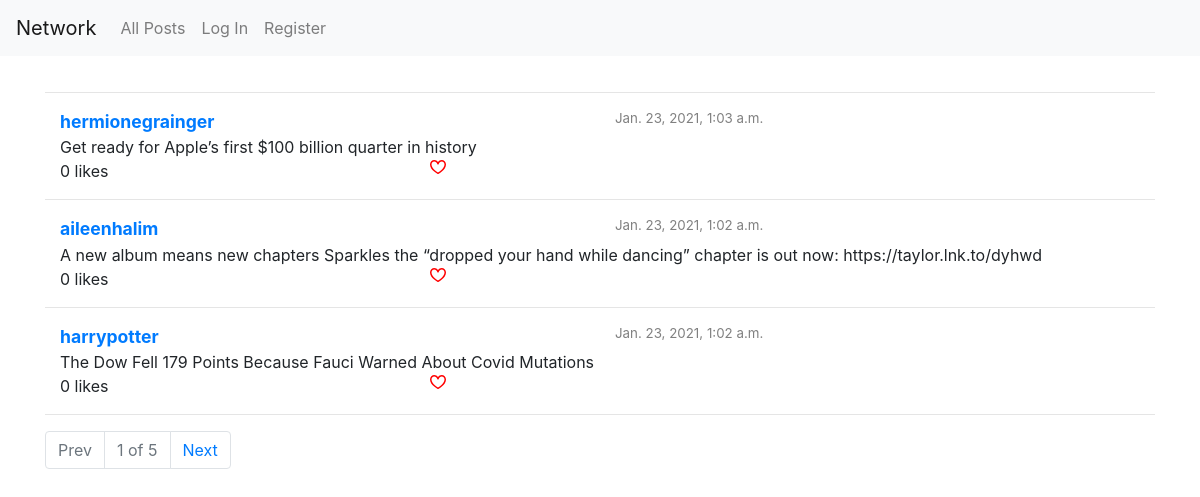
The page / on the database its author committed.
### network/models.py (models this page shows, shortened)
class Post(models.Model):
    user = models.ForeignKey(User, on_delete=models.CASCADE)
    post_content = models.TextField(max_length=280)
    likes = models.ManyToManyField(User, blank=True, related_name='user_likes')
    created_timestamp = models.DateTimeField(auto_now_add=True)
    edited_timestamp = models.DateTimeField(auto_now=True)

class User(AbstractUser):
    following = models.ManyToManyField('self', blank=True, related_name='followers', symmetrical=False)

### network/views.py (the view)
# urls.py: path("", views.index, name="index"),
def index(request):
    if request.method == 'POST' and request.user.is_authenticated:
        p = PostForm(request.POST)
        if p.is_valid():
            r = Post(user = request.user, post_content = p.cleaned_data['post_content'])
            r.save()
            return HttpResponseRedirect(reverse("index"))
    posts = Post.objects.order_by('-created_timestamp')
    duration_dict = {}
    for post in posts:
        duration_dict[post.id] = duration(post.edited_timestamp)
    form = PostForm()
    p = paginate_post(posts, request.GET.get('pg'))
    return render(request, "network/index.html", {
        'form': form,
        'posts': p['posts_paginated'].page(p['pg']),
        'durations': duration_dict,
        'p': p,
    })

### network/helpers.py (called while the page is built)
def paginate_post(posts, pg):
    posts_paginated = Paginator(posts,3)
    if pg == None:
        pg = 1
    else:
        pg = int(pg)
    pg_prev = None
    pg_next = None
    if posts_paginated.page(pg).has_previous():
        pg_prev = pg - 1
    if posts_paginated.page(pg).has_next():
        pg_next = pg + 1
    return {
        'posts_paginated': posts_paginated,
        'pg': pg,
        'pg_prev': pg_prev,
        'pg_next': pg_next,
        'pg_index': f'{pg} of {posts_paginated.num_pages}',
    }

### network/templates/network/index.html (shortened to what this page needs)
{% extends "network/layout.html" %}
{% load static %}
{% block body %}
    <div class="container">
        <div style="padding: 10px;"></div>
        <hr>
        {% for post in posts %}
            <div class="container">
                <div class="row">
                    <div class="col allPostUsername"><a href="{% url 'user' post.user.username %}">{{ post.user.username }}</a></div>
                    <div class="col allPostTimestamp">{{ post.created_timestamp }}</div>
                </div>
                <div class="row" id="content_row{{post.id}}">
                    <div class="col" id="post{{post.id}}">{{ post.post_content }}</div>
                </div>
                <div class="row">
                    <div class="col" id="likes_count">{{ post.likes.all.count}} likes</div>
                    <div class="col" id="like_div" data-postid="{{post.id}}">
                        <img src="{% static 'network/heart.svg' %}" id="heart" class="pointer" style="display: {% if user in post.likes.all %} none {% else %} block {% endif %};">
                    </div>
                    <div class="col" id="edit_div{{post.id}}">
                    </div>
                </div>
            </div>
            <hr>
        {% endfor %}
        {% if p.pg_prev or p.pg_next %}
            <nav aria-label="page navigation">
                <ul class="pagination">
                    <li class="page-item {% if not p.pg_prev %} disabled {% endif %}"><a class="page-link" href="?pg={{ p.pg_prev }}">Prev</a></li>
                    <li class="page-item disabled"><a class="page-link">{{ p.pg_index }}</a></li>
                    <li class="page-item {% if not p.pg_next %} disabled {% endif %}"><a class="page-link" href="?pg={{ p.pg_next }}">Next</a></li>
                </ul>
            </nav>
        {% endif %}
    </div>
{% endblock %}

### network/static/network/styles.css (style rules this page uses)
.allPostUsername { font-weight: bold; font-size: 1.1em; }
.allPostTimestamp { color: grey; font-size: smaller; }
.pointer { cursor: pointer; }

### rows shown on the page
Post: user.username "hermionegrainger", created_timestamp "Jan. 23, 2021, 1:03 a.m.", post_content "Get ready for Apple’s first $100 billion quarter in history", likes.all.count "0"
Post: user.username "aileenhalim", created_timestamp "Jan. 23, 2021, 1:02 a.m.", post_content "A new album means new chapters Sparkles the “dropped your hand while dancing” chapter is out now: https://taylor.lnk.to/dyhwd", likes.all.count "0"
Post: user.username "harrypotter", created_timestamp "Jan. 23, 2021, 1:02 a.m.", post_content "The Dow Fell 179 Points Because Fauci Warned About Covid Mutations", likes.all.count "0"

### other values the page prints
{{ p.pg_index }} "1 of 5"
